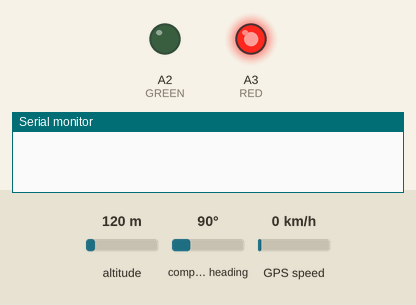
Recording of a sketch running on a simulated Arduino Uno, built with avr-gcc and run on an emulated ATmega328P. Parts: output pins drawn as LEDs (lit = HIGH), the last lines printed to the serial monitor. The test bench sets the inputs (shaded band); at power-on: altitude 120 m, compass heading 90°, GPS speed 0 km/h. The GPS gets a fix after 3 s at 37.7749, -122.4194 with 8 satellites.

Above: at 0.1 s.
At 4.1 s:
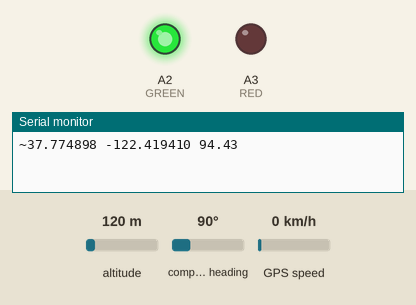
Timing chart, 0 to 5.6 s (numbered marks = the images above):
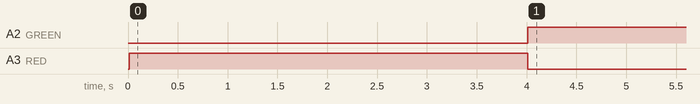

The sketch:

GPS_readre_new_RELISE.ino
```cpp
//gps
#include <TinyGPS++.h>
#include <SoftwareSerial.h>

#define RXPin 3
#define TXPin 4
#define GPSBaud 9600

TinyGPSPlus gps;
SoftwareSerial ss(RXPin, TXPin);

//compass
#include <Wire.h>
#include <HMC5883L.h>

HMC5883L compass;


#include "lib.h"
#define RED A3
#define GREEN A2
#define BUTTON 4

void setup() {
  Serial.begin(9600);
  ss.begin(GPSBaud);

  Serial.begin(9600);
  pinMode(RED, OUTPUT);
  pinMode(GREEN, OUTPUT);

  // Initialize Initialize HMC5883L
  while (!compass.begin())
  {
    delay(500);
  }

  // Set measurement range
  compass.setRange(HMC5883L_RANGE_1_3GA);

  // Set measurement mode
  compass.setMeasurementMode(HMC5883L_CONTINOUS);

  // Set data rate
  compass.setDataRate(HMC5883L_DATARATE_30HZ);

  // Set number of samples averaged
  compass.setSamples(HMC5883L_SAMPLES_8);
  pinMode(BUTTON, INPUT_PULLUP);
  delay(10);
  if (!digitalRead(BUTTON) ) {
    CalibrateCompass();
  }
  compass.setOffset((int)eeprom_read_word((const uint16_t*)5), (int)eeprom_read_word((const uint16_t*)10));


}

float _lat;
float _lng;

bool oldSost = false;

void loop() {
  //indication
  if (gps.location.isValid()) {
    if (!oldSost) {
      _lat = gps.location.lat();
      _lng = gps.location.lng();
      oldSost = true;
    }
    digitalWrite(RED, 0);
    digitalWrite(GREEN, 1);

    _lat = _lat * 0.99 + gps.location.lat() * 0.01;
    _lng = _lng * 0.99 + gps.location.lng() * 0.01;

    Serial.print('~');
    //gps
    printFloat(_lat, 1, 9, 6);
    Serial.print(' ');
    printFloat(_lng, 1, 9, 6);
    Serial.print(' ');
    //compass
    Serial.print(calculateCompass());
    Serial.print(' ');
  }
  else {
    digitalWrite(RED, 1);
    digitalWrite(GREEN, 0);
  }

  smartDelay(1000);
}

float calculateCompass() {
  Vector norm = compass.readNormalize();

  // Calculate heading
  float heading = atan2(norm.YAxis, norm.XAxis);
  float declinationAngle = (4.0 + (26.0 / 60.0)) / (180 / M_PI);
  heading += declinationAngle;

  // Correct for heading < 0deg and heading > 360deg
  if (heading < 0)
  {
    heading += 2 * PI;
  }

  if (heading > 2 * PI)
  {
    heading -= 2 * PI;
  }

  // Convert to degrees
  return (float) (heading * 180 / M_PI);
}


void CalibrateCompass() {
  int minX = 0;
  int maxX = 0;
  int minY = 0;
  int maxY = 0;
  int offX = 0;
  int offY = 0;

  Vector mag = compass.readRaw();

  minX = mag.XAxis;
  maxX = mag.XAxis;
  minY = mag.YAxis;
  maxY = mag.YAxis;

  for (int i = 0; i < 400; i++) {
    Vector mag = compass.readRaw();

    if (mag.XAxis < minX) minX = mag.XAxis;
    if (mag.XAxis > maxX) maxX = mag.XAxis;
    if (mag.YAxis < minY) minY = mag.YAxis;
    if (mag.YAxis > maxY) maxY = mag.YAxis;
    digitalWrite(RED, 1);
    digitalWrite(GREEN, 1);
    delay(20);
    digitalWrite(RED, 0);
    digitalWrite(GREEN, 0);

  }

  offX = (maxX + minX) / 2;
  offY = (maxY + minY) / 2;
  compass.setOffset(offX, offY);

  eeprom_update_word(5, offX);
  eeprom_update_word(10, offY);
}
```

lib.h
```cpp
static void smartDelay(unsigned long ms)
{
  unsigned long start = millis();
  do
  {
    while (ss.available())
      gps.encode(ss.read());
  } while (millis() - start < ms);
}

static void printFloat(float val, bool valid, int len, int prec)
{
  if (!valid)
  {
    while (len-- > 1)
      Serial.print('*');
    Serial.print(' ');
  }
  else
  {
    Serial.print(val, prec);
    int vi = abs((int)val);
    int flen = prec + (val < 0.0 ? 2 : 1); // . and -
    flen += vi >= 1000 ? 4 : vi >= 100 ? 3 : vi >= 10 ? 2 : 1;
    for (int i = flen; i < len; ++i)
      Serial.print(' ');
  }
  smartDelay(0);
}
```

Measured:
- by itself, A2 (GREEN): LOW → HIGH at 4.0 s
- by itself, A3 (RED): LOW → HIGH at 0.01 s, → LOW 4.0 s later
